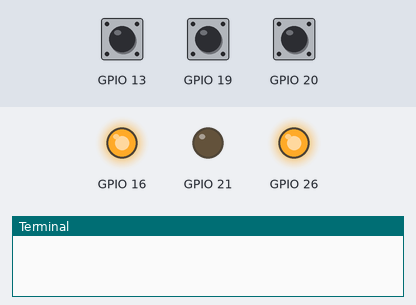
Simulated run of this program. Board: Raspberry Pi (BCM pin numbers). Shown: output pins drawn as LEDs (lit = HIGH), the last lines printed to the terminal. The test bench sets the inputs (shaded band); at power-on: GPIO 13 LOW, GPIO 19 LOW, GPIO 20 LOW.

Above: at 1.2 s.
1.3 s: GPIO 13 pulled HIGH for 0.15 s
At 2.3 s:
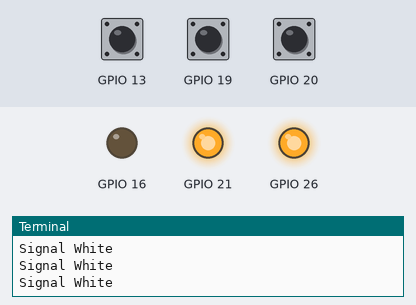
2.9 s: GPIO 19 pulled HIGH for 0.15 s
At 3.2 s:
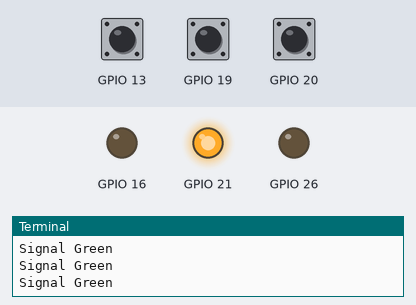
4.5 s: GPIO 20 pulled HIGH for 0.15 s
At 5.7 s:
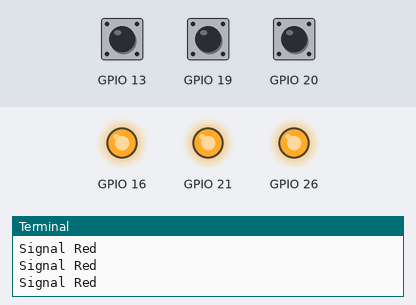
6.1 s: GPIO 19 pulled HIGH for 1 s
At 6.8 s:
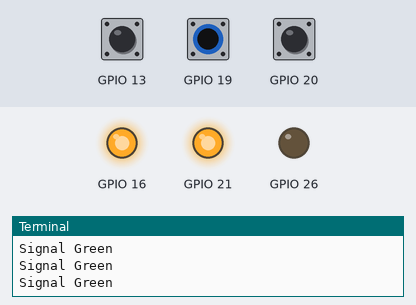
8.6 s: GPIO 13 pulled HIGH for 1 s
At 9.9 s:
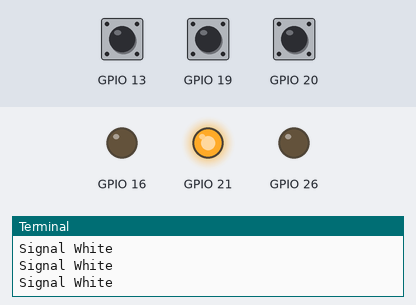
11.1 s: GPIO 20 pulled HIGH for 1 s
At 12.1 s:
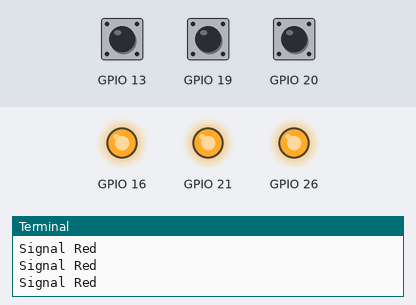
Timing chart, 0 to 14.1 s (numbered marks = the images above; inputs shaded):
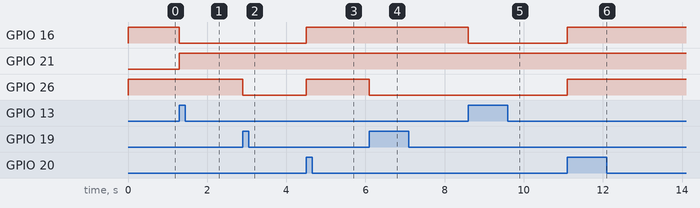

Measured:
- after the input at 1.3 s, GPIO 16: HIGH → LOW at once; GPIO 21: LOW → HIGH at once
- after the input at 2.9 s, GPIO 26: HIGH → LOW at once
- after the input at 4.5 s, GPIO 16, GPIO 26: LOW → HIGH at once
- after the input at 6.1 s, GPIO 26: HIGH → LOW at once
- after the input at 8.6 s, GPIO 16: HIGH → LOW at once
- after the input at 11.1 s, GPIO 16, GPIO 26: LOW → HIGH at once

The program:

signal_v1.py
```python
# Import Python Modules
import RPi.GPIO as GPIO

# Configure GPIO Board Read
GPIO.setmode(GPIO.BCM)

# Configure LED GPIO Pins
GPIO.setup(21, GPIO.OUT, initial=GPIO.LOW) # Start Signal RED - System Boot [ON]
GPIO.setup(26, GPIO.OUT, initial=GPIO.HIGH) # Start Signal Green - System Boot [OFF]
GPIO.setup(16, GPIO.OUT, initial=GPIO.HIGH) # Start Signal White - System Boot [OFF]

# Configure Button GPIO Pins
GPIO.setup(20, GPIO.IN, pull_up_down=GPIO.PUD_DOWN) # Push Button (Off)
GPIO.setup(19, GPIO.IN, pull_up_down=GPIO.PUD_DOWN) # Signal Green
GPIO.setup(13, GPIO.IN, pull_up_down=GPIO.PUD_DOWN) # Singal White

# Code
while True:
 # Set Signal Red
 if GPIO.input(20) == GPIO.HIGH:
    GPIO.output(26,1) # Clear Green
    GPIO.output(16,1) # Clear White
    print("Signal Red")

 # Set Signal Green - Clear Red
 if GPIO.input(19) == GPIO.HIGH:
    GPIO.output(21,1) # Clear Red
    GPIO.output(26,0) # Green Set
    print("Signal Green")

 # Set Signal White - Clear Red
 if GPIO.input(13) == GPIO.HIGH:
    GPIO.output(21,1) # Clear Red
    GPIO.output(16,0) # White set
    print("Signal White")
```
